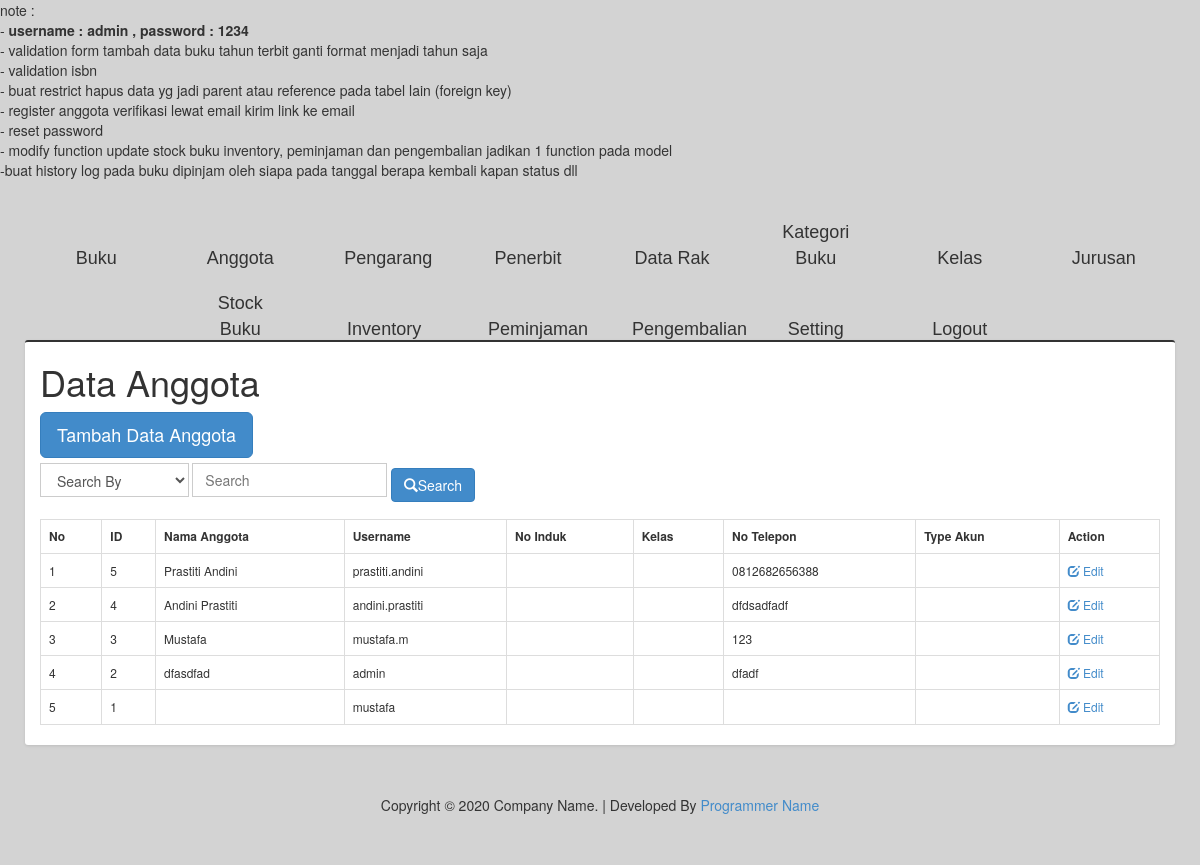
The page /index.php/data_anggota on the database its author committed.
### tables this page shows
CREATE TABLE `data_anggota` (
  `id_anggota` int(11) NOT NULL,
  `nama_anggota` varchar(200) DEFAULT NULL,
  `alamat` varchar(255) DEFAULT NULL,
  `no_telepon` varchar(20) DEFAULT NULL,
  `no_induk` varchar(45) DEFAULT NULL,
  `username` varchar(50) DEFAULT NULL,
  `password` varchar(255) DEFAULT NULL,
  `email` varchar(255) DEFAULT NULL,
  `tanggal_daftar` date DEFAULT NULL
);

### application/controllers/Data_anggota.php (called while the page is built, shortened)
<?php
class Data_anggota extends CI_Controller {
	public function __construct(){
		$this->load->model('model_anggota');
	}
	public function index(){
		$data = [];
		$config = [];
	    $config['per_page'] = '10';
		$data['title'] 			= 'Data Anggota';
		$data['header'] 		= $this->load->view('headers/head', '', TRUE);
		$data['navigation'] 	= $this->load->view('headers/navigation', '', TRUE);
		$data['anggota'] 		= $this->model_anggota->tampil_anggota($config['per_page'],  $this->uri->segment(3));
		$data['content'] 		= $this->load->view('contents/view_data_anggota', $data, TRUE);
		$data['footer'] 		= $this->load->view('footers/footer', '', TRUE);
		$this->load->view('main', $data);
	}
}

### index.php (called while the page is built, shortened)
<?php
require_once BASEPATH.'core/CodeIgniter.php';

### application/models/Model_anggota.php (called while the page is built, shortened)
<?php
class Model_anggota extends CI_Model {
	public function tampil_anggota($limit, $offset){
		$sql = "SELECT * FROM data_anggota ORDER BY id_anggota DESC";
		if($limit){
			if(!$offset){
				$sql .= " LIMIT $limit";
			}else{
				$sql .= " LIMIT $limit OFFSET $offset";
			}
		}
		$query = $this->db->query($sql);
		return $query->result();
	}
}

### application/views/contents/view_data_anggota.php (the view, shortened to what this page needs)
<div class="container box">
	<div class="row">
		<div class="col-lg-6">
			<h1><?php echo $title; ?></h1>
		</div>
	</div>
	<div class="row">
		<div class="col-lg-12">
			<a href="<?php echo base_url('data_anggota/tambah_data_anggota'); ?>" class="btn btn-primary btn-lg">Tambah Data Anggota</a>
		</div>
	</div>
	<div class="row">
		<div class="col-lg-12">
		<?=form_open(base_url() . 'cemployee/search'); ?>
		<div class="form-inline">
			<div class="form-group">
				<select name="selCategory" class="form-control">
					<option value="0">Search By</option>
				</select>
				<input type="text" class="form-control" name="txtSearch" placeholder="Search">
				<button type="submit" name="btnSearch" class="btn btn-primary"><i class="glyphicon glyphicon-search"></i>Search</button>
			</div>
		</div>
		<?=form_close(); ?>
		</div>
	</div>
	<br>
	<div class="row">
		<div class="col-lg-12">
		<table class="table table-bordered">
		<tr>
			<th>No</th>
			<th>ID</th>
			<th>Nama Anggota</th>
			<th>Username</th>
			<th>No Induk</th>
			<th>Kelas</th>
			<th>No Telepon</th>
			<th>Type Akun</th>
			<th>Action</th>
		</tr>
		<?php
		$no = 1;
		foreach ($anggota as $value): ?>
		<tr>
			<td><?php echo $no; ?></td>
			<td><?php echo $value->id_anggota; ?></td>
			<td><?php echo $value->nama_anggota; ?></td>
			<td><?php echo $value->username; ?></td>
			<td><?php echo $value->no_induk; ?></td>
			<td><?php echo $value->kelas; ?></td>
			<td><?php echo $value->no_telepon; ?></td>
			<td><?php echo $value->admin; ?></td>
			<td><a href=""><span class="glyphicon glyphicon-edit"></span> Edit</a></td>
		</tr>
		<?php $no++; ?>
		<?php endforeach ?>
	</table>
	</div>
	</div>
</div>

### assets/css/style.css (style rules this page uses)
body { background-color: #d3d3d3;\ font-size: 10px; }
.form-control { -webkit-border-radius: 0px !important; -moz-border-radius: 0px !important; border-radius: 0px !important; box-shadow: none; }
.box { position: relative; background: #ffffff; border-top: 2px solid #333; margin-bottom: 20px; -webkit-border-radius: 3px; -moz-border-radius: 3px; border-radius: 3px; width: 100%; box-shadow: 0px 1px 3px rgba(0, 0, 0, 0.1); }

### application/views/main.php (style rules this page uses)
.box { font-size: 12px; }
button { margin-top: 10px!important; }

### rows shown on the page
data_anggota: id_anggota "5", nama_anggota "Prastiti Andini", username "prastiti.andini", no_telepon "0812682656388"
data_anggota: id_anggota "4", nama_anggota "Andini Prastiti", username "andini.prastiti", no_telepon "dfdsadfadf"
data_anggota: id_anggota "3", nama_anggota "Mustafa", username "mustafa.m", no_telepon "123"
data_anggota: id_anggota "2", nama_anggota "dfasdfad", username "admin", no_telepon "dfadf"
data_anggota: id_anggota "1", username "mustafa"

### other values the page prints
$title "Data Anggota"
